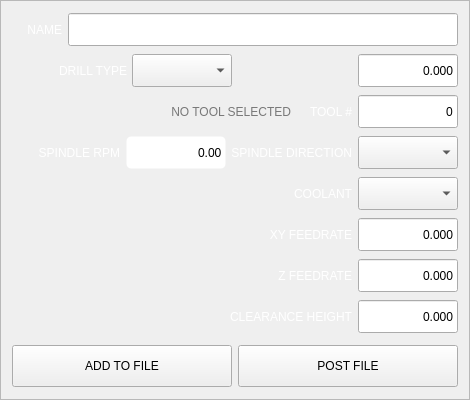
         <widget class="QFrame" name="bolt_hole_setup_frame">
          <property name="minimumSize">
           <size>
            <width>470</width>
            <height>400</height>
           </size>
          </property>
          <property name="maximumSize">
           <size>
            <width>470</width>
            <height>400</height>
           </size>
          </property>
          <property name="frameShape">
           <enum>QFrame::StyledPanel</enum>
          </property>
          <property name="frameShadow">
           <enum>QFrame::Raised</enum>
          </property>
          <layout class="QVBoxLayout" name="verticalLayout_61">
           <item>
            <layout class="QHBoxLayout" name="horizontalLayout_172">
             <property name="topMargin">
              <number>1</number>
             </property>
             <property name="bottomMargin">
              <number>1</number>
             </property>
             <item>
              <widget class="QLabel" name="label_129">
               <property name="sizePolicy">
                <sizepolicy hsizetype="Preferred" vsizetype="Fixed">
                 <horstretch>0</horstretch>
                 <verstretch>0</verstretch>
                </sizepolicy>
               </property>
               <property name="minimumSize">
                <size>
                 <width>50</width>
                 <height>31</height>
                </size>
               </property>
               <property name="maximumSize">
                <size>
                 <width>50</width>
                 <height>31</height>
                </size>
               </property>
               <property name="styleSheet">
                <string notr="true">QLabel{
font: 75 14pt &quot;Bebas Kai&quot;;
color: white;
}</string>
               </property>
               <property name="lineWidth">
                <number>0</number>
               </property>
               <property name="text">
                <string>NAME</string>
               </property>
               <property name="alignment">
                <set>Qt::AlignRight|Qt::AlignTrailing|Qt::AlignVCenter</set>
               </property>
               <property name="indent">
                <number>0</number>
               </property>
              </widget>
             </item>
             <item>
              <widget class="QLineEdit" name="lineEdit">
               <property name="minimumSize">
                <size>
                 <width>0</width>
                 <height>33</height>
                </size>
               </property>
              </widget>
             </item>
            </layout>
           </item>
           <item>
            <layout class="QHBoxLayout" name="horizontalLayout_207">
             <property name="topMargin">
              <number>1</number>
             </property>
             <property name="bottomMargin">
              <number>1</number>
             </property>
             <item>
              <widget class="QLabel" name="label_155">
               <property name="sizePolicy">
                <sizepolicy hsizetype="Preferred" vsizetype="Fixed">
                 <horstretch>0</horstretch>
                 <verstretch>0</verstretch>
                </sizepolicy>
               </property>
               <property name="minimumSize">
                <size>
                 <width>115</width>
                 <height>31</height>
                </size>
               </property>
               <property name="maximumSize">
                <size>
                 <width>16777215</width>
                 <height>31</height>
                </size>
               </property>
               <property name="styleSheet">
                <string notr="true">QLabel{
font: 75 14pt &quot;Bebas Kai&quot;;
color: white;
}</string>
               </property>
               <property name="lineWidth">
                <number>0</number>
               </property>
               <property name="text">
                <string>DRILL TYPE</string>
               </property>
               <property name="alignment">
                <set>Qt::AlignRight|Qt::AlignTrailing|Qt::AlignVCenter</set>
               </property>
               <property name="indent">
                <number>0</number>
               </property>
              </widget>
             </item>
             <item>
              <widget class="DrillTypeComboBox" name="drill_type">
               <property name="minimumSize">
                <size>
                 <width>100</width>
                 <height>33</height>
                </size>
               </property>
               <property name="maximumSize">
                <size>
                 <width>100</width>
                 <height>33</height>
                </size>
               </property>
              </widget>
             </item>
             <item>
              <widget class="QLabel" name="drill_type_param_label">
               <property name="sizePolicy">
                <sizepolicy hsizetype="Preferred" vsizetype="Fixed">
                 <horstretch>0</horstretch>
                 <verstretch>0</verstretch>
                </sizepolicy>
               </property>
               <property name="minimumSize">
                <size>
                 <width>115</width>
                 <height>31</height>
                </size>
               </property>
               <property name="maximumSize">
                <size>
                 <width>16777215</width>
                 <height>31</height>
                </size>
               </property>
               <property name="styleSheet">
                <string notr="true">QLabel{
font: 75 14pt &quot;Bebas Kai&quot;;
color: white;
}</string>
               </property>
               <property name="lineWidth">
                <number>0</number>
               </property>
               <property name="text">
                <string/>
               </property>
               <property name="alignment">
                <set>Qt::AlignRight|Qt::AlignTrailing|Qt::AlignVCenter</set>
               </property>
               <property name="indent">
                <number>0</number>
               </property>
              </widget>
             </item>
             <item>
              <widget class="QLineEdit" name="drill_type_param_value">
               <property name="minimumSize">
                <size>
                 <width>100</width>
                 <height>33</height>
                </size>
               </property>
               <property name="maximumSize">
                <size>
                 <width>100</width>
                 <height>33</height>
                </size>
               </property>
               <property name="inputMask">
                <string/>
               </property>
               <property name="text">
                <string>0.000</string>
               </property>
               <property name="alignment">
                <set>Qt::AlignRight|Qt::AlignTrailing|Qt::AlignVCenter</set>
               </property>
              </widget>
             </item>
            </layout>
           </item>
           <item>
            <layout class="QHBoxLayout" name="horizontalLayout_173">
             <property name="topMargin">
              <number>1</number>
             </property>
             <property name="bottomMargin">
              <number>1</number>
             </property>
             <item>
              <widget class="QLabel" name="tool_desc_label">
               <property name="sizePolicy">
                <sizepolicy hsizetype="Preferred" vsizetype="Fixed">
                 <horstretch>0</horstretch>
                 <verstretch>0</verstretch>
                </sizepolicy>
               </property>
               <property name="minimumSize">
                <size>
                 <width>140</width>
                 <height>31</height>
                </size>
               </property>
               <property name="maximumSize">
                <size>
                 <width>16777215</width>
                 <height>31</height>
                </size>
               </property>
               <property name="styleSheet">
                <string notr="true">QLabel{
font: 75 14pt &quot;Bebas Kai&quot;;
color: rgb(120, 120, 120);
}</string>
               </property>
               <property name="lineWidth">
                <number>0</number>
               </property>
               <property name="text">
                <string> NO TOOL SELECTED</string>
               </property>
               <property name="alignment">
                <set>Qt::AlignRight|Qt::AlignTrailing|Qt::AlignVCenter</set>
               </property>
               <property name="indent">
                <number>0</number>
               </property>
              </widget>
             </item>
             <item>
              <widget class="QLabel" name="tool_number_label">
               <property name="sizePolicy">
                <sizepolicy hsizetype="Preferred" vsizetype="Fixed">
                 <horstretch>0</horstretch>
                 <verstretch>0</verstretch>
                </sizepolicy>
               </property>
               <property name="minimumSize">
                <size>
                 <width>55</width>
                 <height>31</height>
                </size>
               </property>
               <property name="maximumSize">
                <size>
                 <width>55</width>
                 <height>31</height>
                </size>
               </property>
               <property name="styleSheet">
                <string notr="true">QLabel{
font: 75 14pt &quot;Bebas Kai&quot;;
color: white;
}</string>
               </property>
               <property name="lineWidth">
                <number>0</number>
               </property>
               <property name="text">
                <string>TOOL #</string>
               </property>
               <property name="alignment">
                <set>Qt::AlignRight|Qt::AlignTrailing|Qt::AlignVCenter</set>
               </property>
               <property name="indent">
                <number>0</number>
               </property>
              </widget>
             </item>
             <item>
              <widget class="QLineEdit" name="tool_number">
               <property name="minimumSize">
                <size>
                 <width>100</width>
                 <height>33</height>
                </size>
               </property>
               <property name="maximumSize">
                <size>
                 <width>100</width>
                 <height>33</height>
                </size>
               </property>
               <property name="inputMask">
                <string/>
               </property>
               <property name="text">
                <string>0</string>
               </property>
               <property name="alignment">
                <set>Qt::AlignRight|Qt::AlignTrailing|Qt::AlignVCenter</set>
               </property>
              </widget>
             </item>
            </layout>
           </item>
           <item>
            <layout class="QHBoxLayout" name="horizontalLayout_174">
             <property name="topMargin">
              <number>1</number>
             </property>
             <property name="bottomMargin">
              <number>1</number>
             </property>
             <item>
              <widget class="QLabel" name="label_142">
               <property name="sizePolicy">
                <sizepolicy hsizetype="Preferred" vsizetype="Fixed">
                 <horstretch>0</horstretch>
                 <verstretch>0</verstretch>
                </sizepolicy>
               </property>
               <property name="minimumSize">
                <size>
                 <width>60</width>
                 <height>31</height>
                </size>
               </property>
               <property name="maximumSize">
                <size>
                 <width>16777215</width>
                 <height>31</height>
                </size>
               </property>
               <property name="styleSheet">
                <string notr="true">QLabel{
font: 75 14pt &quot;Bebas Kai&quot;;
color: white;
}</string>
               </property>
               <property name="lineWidth">
                <number>0</number>
               </property>
               <property name="text">
                <string>SPINDLE RPM</string>
               </property>
               <property name="alignment">
                <set>Qt::AlignRight|Qt::AlignTrailing|Qt::AlignVCenter</set>
               </property>
               <property name="indent">
                <number>0</number>
               </property>
              </widget>
             </item>
             <item>
              <widget class="QLineEdit" name="spindle_rpm">
               <property name="minimumSize">
                <size>
                 <width>100</width>
                 <height>33</height>
                </size>
               </property>
               <property name="maximumSize">
                <size>
                 <width>100</width>
                 <height>33</height>
                </size>
               </property>
               <property name="styleSheet">
                <string notr="true">QLineEdit {
    border-style: transparent;
    border-color: rgb(235, 235, 235);
    border-width: 1px;
    border-radius: 5px;
    color: black;
    background: white;
	font: 75 14pt &quot;Bebas Kai&quot;;
}</string>
               </property>
               <property name="inputMask">
                <string/>
               </property>
               <property name="text">
                <string>0.00</string>
               </property>
               <property name="alignment">
                <set>Qt::AlignRight|Qt::AlignTrailing|Qt::AlignVCenter</set>
               </property>
              </widget>
             </item>
             <item>
              <widget class="QLabel" name="label_152">
               <property name="sizePolicy">
                <sizepolicy hsizetype="Preferred" vsizetype="Fixed">
                 <horstretch>0</horstretch>
                 <verstretch>0</verstretch>
                </sizepolicy>
               </property>
               <property name="minimumSize">
                <size>
                 <width>120</width>
                 <height>31</height>
                </size>
               </property>
               <property name="maximumSize">
                <size>
                 <width>120</width>
                 <height>31</height>
                </size>
               </property>
               <property name="styleSheet">
                <string notr="true">QLabel{
font: 75 14pt &quot;Bebas Kai&quot;;
color: white;
}</string>
               </property>
               <property name="lineWidth">
                <number>0</number>
               </property>
               <property name="text">
                <string>SPINDLE DIRECTION</string>
               </property>
               <property name="alignment">
                <set>Qt::AlignRight|Qt::AlignTrailing|Qt::AlignVCenter</set>
               </property>
               <property name="indent">
                <number>0</number>
               </property>
              </widget>
             </item>
             <item>
              <widget class="SpindleDirectionComboBox" name="spindle_direction">
               <property name="minimumSize">
                <size>
                 <width>100</width>
                 <height>33</height>
                </size>
               </property>
               <property name="maximumSize">
                <size>
                 <width>100</width>
                 <height>33</height>
                </size>
               </property>
              </widget>
             </item>
            </layout>
           </item>
           <item>
            <layout class="QHBoxLayout" name="horizontalLayout_195">
             <property name="topMargin">
              <number>1</number>
             </property>
             <property name="bottomMargin">
              <number>1</number>
             </property>
             <item>
              <widget class="QLabel" name="label_158">
               <property name="sizePolicy">
                <sizepolicy hsizetype="Preferred" vsizetype="Fixed">
                 <horstretch>0</horstretch>
                 <verstretch>0</verstretch>
                </sizepolicy>
               </property>
               <property name="minimumSize">
                <size>
                 <width>140</width>
                 <height>31</height>
                </size>
               </property>
               <property name="maximumSize">
                <size>
                 <width>16777215</width>
                 <height>31</height>
                </size>
               </property>
               <property name="styleSheet">
                <string notr="true">QLabel{
font: 75 14pt &quot;Bebas Kai&quot;;
color: white;
}</string>
               </property>
               <property name="lineWidth">
                <number>0</number>
               </property>
               <property name="text">
                <string>COOLANT</string>
               </property>
               <property name="alignment">
                <set>Qt::AlignRight|Qt::AlignTrailing|Qt::AlignVCenter</set>
               </property>
               <property name="indent">
                <number>0</number>
               </property>
              </widget>
             </item>
             <item>
              <widget class="CoolantComboBox" name="coolant_setting">
               <property name="minimumSize">
                <size>
                 <width>100</width>
                 <height>33</height>
                </size>
               </property>
               <property name="maximumSize">
                <size>
                 <width>100</width>
                 <height>33</height>
                </size>
               </property>
              </widget>
             </item>
            </layout>
           </item>
           <item>
            <layout class="QHBoxLayout" name="horizontalLayout_175">
             <property name="topMargin">
              <number>1</number>
             </property>
             <property name="bottomMargin">
              <number>1</number>
             </property>
             <item>
              <widget class="QLabel" name="label_143">
               <property name="sizePolicy">
                <sizepolicy hsizetype="Preferred" vsizetype="Fixed">
                 <horstretch>0</horstretch>
                 <verstretch>0</verstretch>
                </sizepolicy>
               </property>
               <property name="minimumSize">
                <size>
                 <width>140</width>
                 <height>31</height>
                </size>
               </property>
               <property name="maximumSize">
                <size>
                 <width>16777215</width>
                 <height>31</height>
                </size>
               </property>
               <property name="styleSheet">
                <string notr="true">QLabel{
font: 75 14pt &quot;Bebas Kai&quot;;
color: white;
}</string>
               </property>
               <property name="lineWidth">
                <number>0</number>
               </property>
               <property name="text">
                <string>XY FEEDRATE</string>
               </property>
               <property name="alignment">
                <set>Qt::AlignRight|Qt::AlignTrailing|Qt::AlignVCenter</set>
               </property>
               <property name="indent">
                <number>0</number>
               </property>
              </widget>
             </item>
             <item>
              <widget class="QLineEdit" name="xy_feed_rate">
               <property name="minimumSize">
                <size>
                 <width>100</width>
                 <height>33</height>
                </size>
               </property>
               <property name="maximumSize">
                <size>
                 <width>100</width>
                 <height>33</height>
                </size>
               </property>
               <property name="styleSheet">
                <string notr="true">QLineEdit[error=&quot;true&quot;]{
 	background-color: rgb(237, 102, 99);
}</string>
               </property>
               <property name="text">
                <string>0.000</string>
               </property>
               <property name="alignment">
                <set>Qt::AlignRight|Qt::AlignTrailing|Qt::AlignVCenter</set>
               </property>
              </widget>
             </item>
            </layout>
           </item>
           <item>
            <layout class="QHBoxLayout" name="horizontalLayout_176">
             <property name="topMargin">
              <number>1</number>
             </property>
             <property name="bottomMargin">
              <number>1</number>
             </property>
             <item>
              <widget class="QLabel" name="label_144">
               <property name="sizePolicy">
                <sizepolicy hsizetype="Preferred" vsizetype="Fixed">
                 <horstretch>0</horstretch>
                 <verstretch>0</verstretch>
                </sizepolicy>
               </property>
               <property name="minimumSize">
                <size>
                 <width>140</width>
                 <height>31</height>
                </size>
               </property>
               <property name="maximumSize">
                <size>
                 <width>16777215</width>
                 <height>31</height>
                </size>
               </property>
               <property name="styleSheet">
                <string notr="true">QLabel{
font: 75 14pt &quot;Bebas Kai&quot;;
color: white;
}</string>
               </property>
               <property name="lineWidth">
                <number>0</number>
               </property>
               <property name="text">
                <string>Z FEEDRATE</string>
               </property>
               <property name="alignment">
                <set>Qt::AlignRight|Qt::AlignTrailing|Qt::AlignVCenter</set>
               </property>
               <property name="indent">
                <number>0</number>
               </property>
              </widget>
             </item>
             <item>
              <widget class="QLineEdit" name="z_feed_rate">
               <property name="minimumSize">
                <size>
                 <width>100</width>
                 <height>33</height>
                </size>
               </property>
               <property name="maximumSize">
                <size>
                 <width>100</width>
                 <height>33</height>
                </size>
               </property>
               <property name="inputMask">
                <string/>
               </property>
               <property name="text">
                <string>0.000</string>
               </property>
               <property name="alignment">
                <set>Qt::AlignRight|Qt::AlignTrailing|Qt::AlignVCenter</set>
               </property>
              </widget>
             </item>
            </layout>
           </item>
           <item>
            <layout class="QHBoxLayout" name="horizontalLayout_177">
             <property name="topMargin">
              <number>1</number>
             </property>
             <property name="bottomMargin">
              <number>1</number>
             </property>
             <item>
              <widget class="QLabel" name="label_145">
               <property name="sizePolicy">
                <sizepolicy hsizetype="Preferred" vsizetype="Fixed">
                 <horstretch>0</horstretch>
                 <verstretch>0</verstretch>
                </sizepolicy>
               </property>
               <property name="minimumSize">
                <size>
                 <width>140</width>
                 <height>31</height>
                </size>
               </property>
               <property name="maximumSize">
                <size>
                 <width>16777215</width>
                 <height>31</height>
                </size>
               </property>
               <property name="styleSheet">
                <string notr="true">QLabel{
font: 75 14pt &quot;Bebas Kai&quot;;
color: white;
}</string>
               </property>
               <property name="lineWidth">
                <number>0</number>
               </property>
               <property name="text">
                <string>CLEARANCE HEIGHT</string>
               </property>
               <property name="alignment">
                <set>Qt::AlignRight|Qt::AlignTrailing|Qt::AlignVCenter</set>
               </property>
               <property name="indent">
                <number>0</number>
               </property>
              </widget>
             </item>
             <item>
              <widget class="QLineEdit" name="clearance_height">
               <property name="minimumSize">
                <size>
                 <width>100</width>
                 <height>33</height>
                </size>
               </property>
               <property name="maximumSize">
                <size>
                 <width>100</width>
                 <height>33</height>
                </size>
               </property>
               <property name="inputMask">
                <string/>
               </property>
               <property name="text">
                <string>0.000</string>
               </property>
               <property name="alignment">
                <set>Qt::AlignRight|Qt::AlignTrailing|Qt::AlignVCenter</set>
               </property>
              </widget>
             </item>
            </layout>
           </item>
           <item>
            <layout class="QHBoxLayout" name="horizontalLayout_139">
             <property name="topMargin">
              <number>5</number>
             </property>
             <item>
              <widget class="QPushButton" name="bolt_hole_add_to_file">
               <property name="minimumSize">
                <size>
                 <width>0</width>
                 <height>42</height>
                </size>
               </property>
               <property name="text">
                <string>ADD TO FILE</string>
               </property>
              </widget>
             </item>
             <item>
              <widget class="QPushButton" name="bolt_hole_post_file">
               <property name="minimumSize">
                <size>
                 <width>0</width>
                 <height>42</height>
                </size>
               </property>
               <property name="text">
                <string>POST FILE</string>
               </property>
              </widget>
             </item>
            </layout>
           </item>
          </layout>
         </widget>
